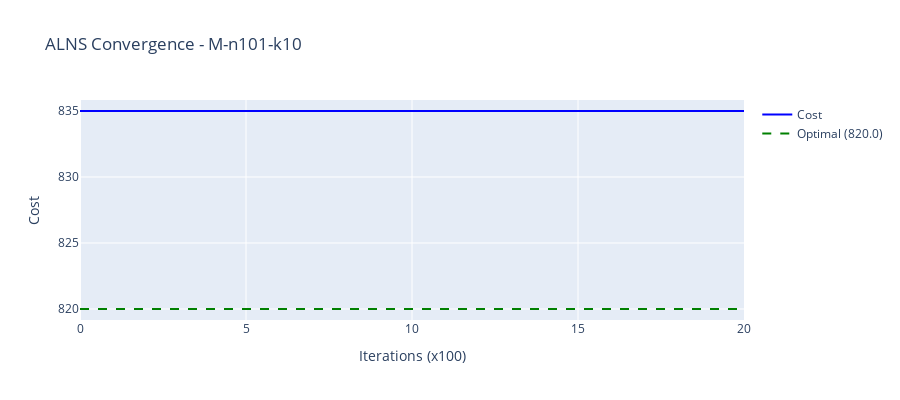

The cell this chart's notebook holds for it:
### Code cell
plot_convergence(cost_history_alns, optimal_cost=CONFIG['instance']['optimal_cost'], title=f"ALNS Convergence - {CONFIG['instance']['name']}")

### Figure 1 — Plotly figure (JSON) as saved in the notebook; plotly's stock layout.template omitted (floating-point values rounded to 4 significant figures)
{"data": [{"line": {"color": "blue", "width": 2}, "mode": "lines", "name": "Cost", "type": "scatter", "x": [0, 1, 2, 3, 4, 5, 6, 7, 8, 9, 10, 11, 12, 13, 14, 15, 16, 17, 18, 19, 20], "y": [835, 835, 835, 835, 835, 835, 835, 835, 835, 835, 835, 835, 835, 835, 835, 835, 835, 835, 835, 835, 835]}, {"line": {"color": "green", "dash": "dash", "width": 2}, "mode": "lines", "name": "Optimal (820.0)", "type": "scatter", "x": [0, 20], "y": [820, 820]}], "layout": {"height": 400, "hovermode": "x unified", "title": {"text": "ALNS Convergence - M-n101-k10"}, "xaxis": {"title": {"text": "Iterations (x100)"}}, "yaxis": {"title": {"text": "Cost"}}}}
